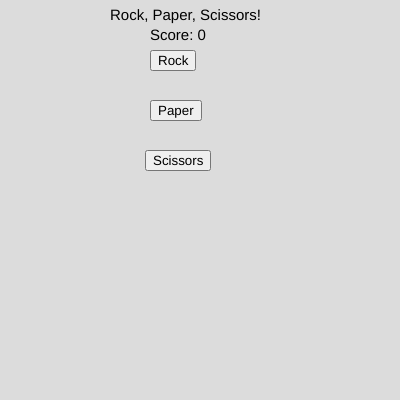
Frame 1 (no input)
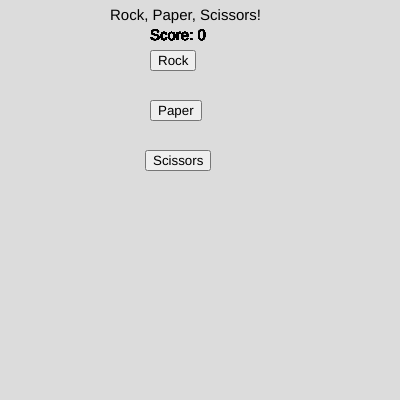
Frame 60 (no input)
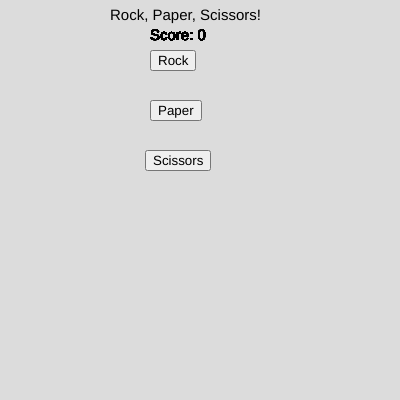
Frame 120 (the mouse pressed at the canvas centre since frame 60)

The p5.js sketch that drew these frames (run headless with seeded random() and noise() and a simulated clock; from frame 60 on, the mouse is pressed at the canvas centre):

// p5.js sketch
// ── sketch.js
let buttonrock;
let buttonscissors; 
let buttonpaper;
let score = 0;

function setup() {
  createCanvas(400, 400);
  drawButtons();
}

function draw() {

  textSize(15);
  text('Score: '+score, 150,40);

}

function rock() {
  drawButtons();
  computerguess = random(['Rock', 'Paper', 'Scissors']);
  text('You Chose Rock', 50, 300);
  text('Computer Chose ' + computerguess, 200, 300);
  if(computerguess == 'Rock'){
    text("It's a tie",150,350);
  } else if (computerguess == 'Paper'){
    text("You Lose :(", 150,350);
    score= score - 1
  } else if (computerguess == 'Scissors'){
    text("You Win!", 150,350);
    score= score + 1
  }
}

function paper() {
  drawButtons();
  computerguess = random(['Rock', 'Paper', 'Scissors']);
  text('You Chose Paper', 50, 300);
  text('Computer Chose ' + computerguess, 200, 300);
  if(computerguess == 'Paper'){
    text("It's a tie",150,350)
  } else if (computerguess == 'Scissors'){
    text("You Lose:(", 150,350);
    score= score - 1
  } else if(computerguess == 'Rock'){
    text("You Win! ", 150,350);
    score= score + 1
  }
}

function scissors() {
  drawButtons();
  computerguess = random(['Rock', 'Paper', 'Scissors']);
  text('You Chose Scissors', 50, 300);
  text('Computer Chose ' + computerguess, 200, 300);
  if(computerguess == 'Scissors'){
    text("It's a tie",150,350);
  } else if (computerguess == 'Rock'){
    text("You Lose :( ", 150,350);
    score= score - 1
  } else if(computerguess == 'Paper'){
    text("You Win!", 150,350);
    score= score + 1
  }

}

function drawButtons() {
  background(220);
  


  buttonrock = createButton('Rock');
  buttonrock.position(150, 50);
  buttonrock.mousePressed(rock);

  buttonpaper = createButton('Paper');
  buttonpaper.position(150, 100);
  buttonpaper.mousePressed(paper);

  buttonscissors = createButton('Scissors');
  buttonscissors.position(145, 150);
  buttonscissors.mousePressed(scissors);

   textSize(15);
  text("Rock, Paper, Scissors!", 110, 20);
}
